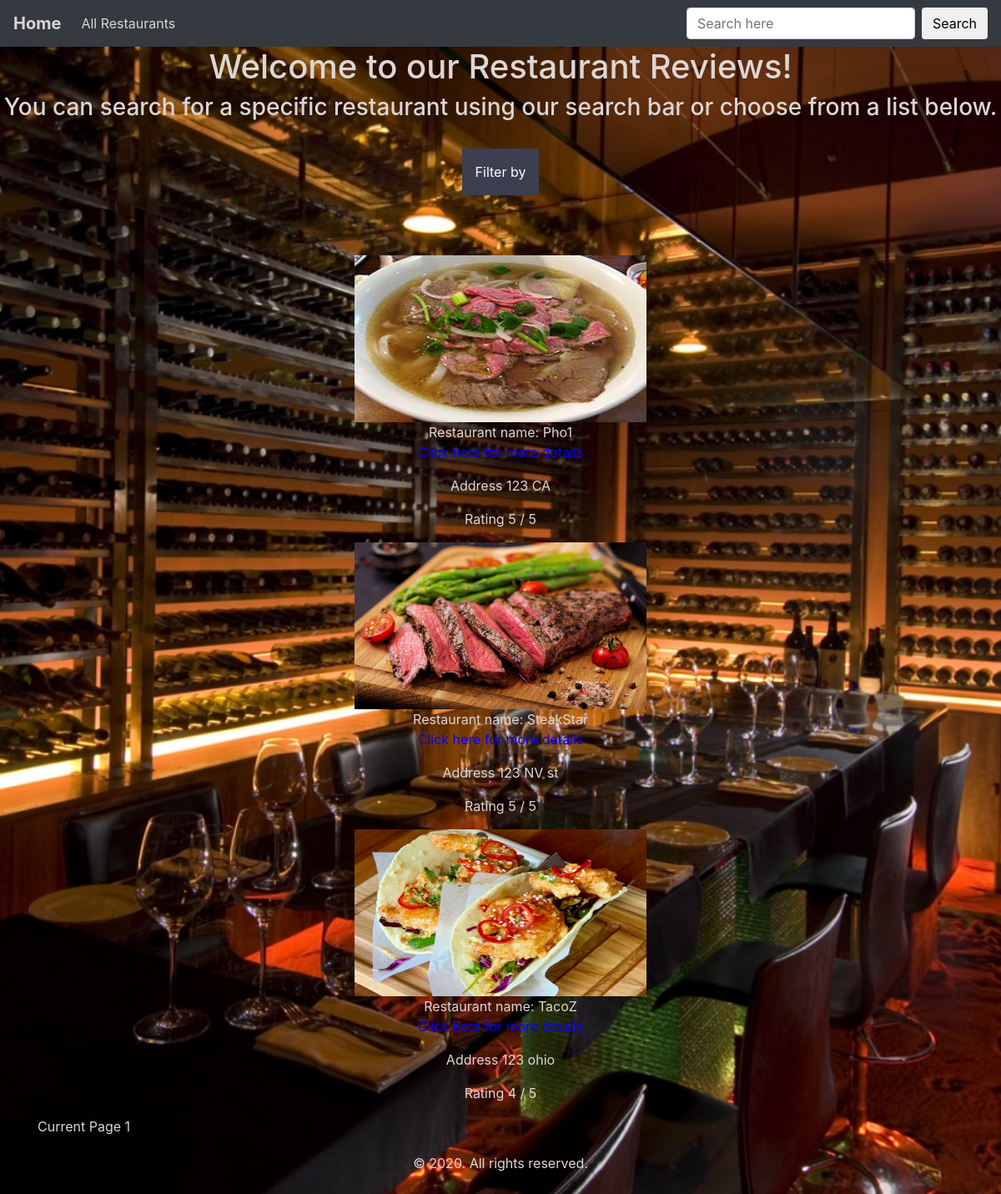
The page /rating on the database its author committed.
### ratingapp/models.py (models this page shows, shortened)
class Restaurant(models.Model):
    name = models.CharField(max_length=100)
    image = models.ImageField(upload_to='pic')
    food_type = models.CharField(max_length=100)
    rating = models.IntegerField(default=0, validators=[MaxValueValidator(5), MinValueValidator(1)])
    address = models.CharField(max_length=200)
    description = models.TextField(null=True, blank=True)
    created = models.DateTimeField(default=timezone.now)
    def get_absolute_url(self):
        return reverse('post-detail', kwargs={
            'id':self.id
        })

### ratingapp/views.py (the view)
# urls.py: path('rating', views.rating, name='rating'),
def rating(request):
    restaurants = Restaurant.objects.all().order_by('-rating')[:3]
    paginator = Paginator(restaurants, 3)
    page_request_var = 'page'
    page = request.GET.get(page_request_var)
    try:
        paginated_queryset = paginator.page(page)
    except PageNotAnInteger:
        paginated_queryset = paginator.page(1)
    except EmptyPage:
        paginated_queryset = paginator.page(paginator.num_pages)
    context = {
        'restaurants': restaurants,
        'queryset': paginated_queryset,
        'page_request_var': page_request_var,
    }
    return render(request, 'by_rating.html', context)

### templates/by_rating.html (shortened to what this page needs)
{% extends 'base.html' %}
{% block content %}
{% load static %}
{% static "images" as baseurl %}
<head>
</head>
<body>
<h1 align="center"> Welcome to our Restaurant Reviews! </h1>
<h3 align="center">You can search for a specific restaurant using our search bar or choose from a list below.</h3>
<br/>
<div class="container" align="center">
    <div class="dropdown">
      <button onclick="myFunction()" class="dropbtn">Filter by</button>
    </div>
</div>
<br/>
<br/>
<br/>
    {% for restaurant in queryset %}
<div class="container" align="center">
							<div class="container">
								<img src="{% if restaurant.image %}{{ restaurant.image.url }}{% else %}{% static 'images/no_image.png' %}{% endif %}" width="350" height="200">
							</div>
							<div class="container">
								<div class="container"><a href="{{ restaurant.get_absolute_url }}"><p>Restaurant name: {{restaurant.name}} <br /><font color="#0400fc">Click here for more details</font></p>
								</a></div>
								<div class="container"><p>Address {{restaurant.address}}</p></div>
								<div class="container"><p>Rating {{restaurant.rating}} / 5</p></div>
							</div>
</div>
    {% endfor %}
<div class="container" align="center">
    <div class="pagination">
        <span class="step-links">
            <span class="current">
                <font color ="#ded6d5">Current Page {{ queryset.number }}</font>
            </span>
        </span>
    </div>
</div>
</body>
{% endblock %}

### templates/base.html (style rules this page uses)
body { background: url('static/images/bg_restaurant.jpg') no-repeat center center fixed; -webkit-background-size: cover; -moz-background-size: cover; -o-background-size: cover; background-size: cover; }
h1 { color: #ded6d5; }
h3 { color: #ded6d5; }
p { color: #ded6d5; }

### templates/by_rating.html (style rules this page uses)
.dropbtn { background-color: #3b3f4f; color: white; padding: 16px; font-size: 16px; border: none; cursor: pointer; }
.dropdown { position: relative; display: inline-block; }

### rows shown on the page
Restaurant: image (picture), name "Pho1", address "123 CA", rating "5"
Restaurant: image (picture), name "SteakStar", address "123 NV st", rating "5"
Restaurant: image (picture), name "TacoZ", address "123 ohio", rating "4"

### other values the page prints
{{ queryset.number }} "1"
